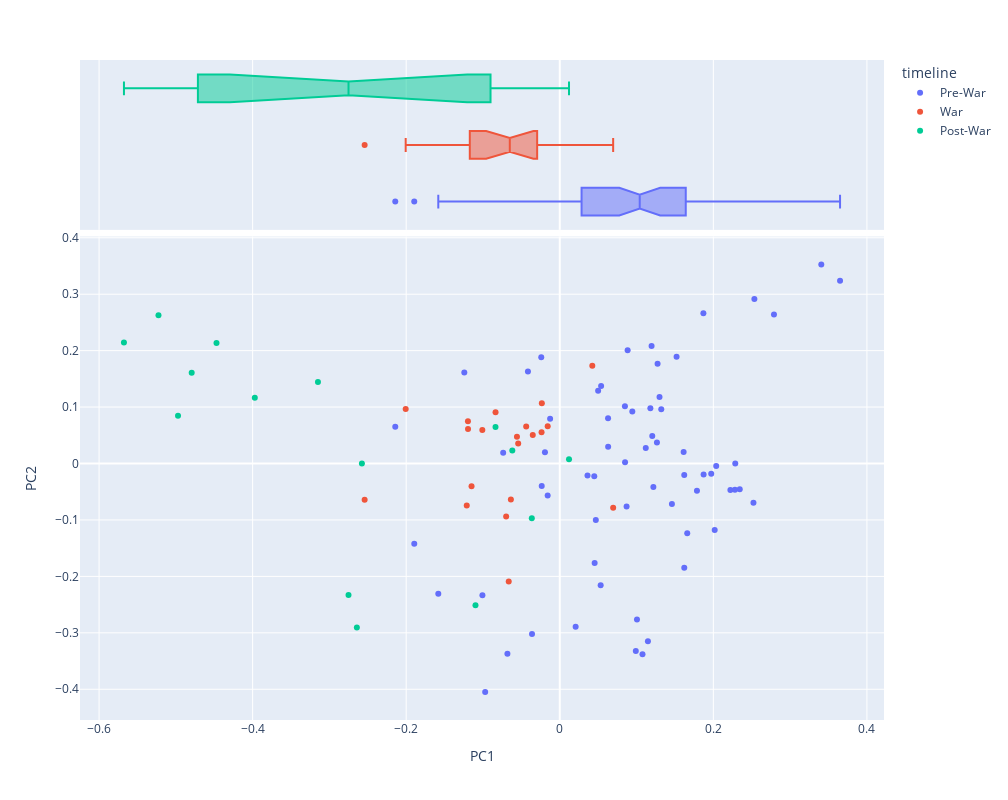

Notebook code cell kept with this figure:
### Code cell
fig12pcs = vis_pcs(DCM, 1, 2, "timeline")
fig12pcs.show()

### Figure 1 — Plotly figure (JSON) as saved in the notebook; plotly's stock layout.template omitted (floating-point values rounded to 4 significant figures)
{"data": [{"hovertemplate": "<b>%{hovertext}</b><br><br>timeline=Pre-War<br>PC1=%{x}<br>PC2=%{y}<extra></extra>", "hovertext": ["Anukramanika Parva", "Sangraha Parva", "Paushya Parva", "Pauloma Parva", "Astika Parva", "Adivansavatarana Parva", "Sambhava Parva", "Jatugriha Parva", "Hidimva-vadha Parva", "Vaka-vadha Parva", "Chaitraratha Parva", "Swayamvara Parva", "Vaivahika Parva", "Viduragamana Parva", "Rajya-labha Parva", "Arjuna-vanavasa Parva", "Subhadra-harana Parva", "Haranaharana Parva", "Khandava-daha Parva", "Sabhakriya Parva", "Lokapala Sabhakhayana Parva", "Rajasuyarambha Parva", "Jarasandhta-badha Parva", "Digvijaya Parva", "Rajasuyika Parva", "Arghyaharana Parva", "Sisupala-badha Parva", "Dyuta Parva", "Anudyuta Parva", "Aranyaka Parva", "Kirmirabadha Parva", "Arjunabhigamana Parva", "Kairata Parva", "Indralokagamana Parva", "Nalopakhyana Parva", "Tirtha-yatra Parva", "Yaksha-yudha Parva", "Nivata-kavacha-yudha Parva", "Ajagara Parva", "Markandeya-Samasya Parva", "Draupadi-Satyabhama Samvada Parva", "Ghosha-yatra Parva", "Mriga Sapnovbhava Parva", "Vrihi Drounika Parva", "Draupadi-harana Parva", "Jayadhratha Vimokshana Parva", "Rama Upakhyana Parva", "Pativrata-mahatmya Parva", "Kundalaharana Parva", "Aranya Parva", "Pandava-Pravesa Parva", "Samayapalana Parva", "Kichaka-badha Parva", "Go-harana Parva", "Sainyodyoga Parva", "Sanjaya-yana Parva", "Prajagara Parva", "Sanat-sujata Parva", "Yanasandhi Parva", "Bhagwat Yana Parva", "Sainya-niryana Parva", "Ulukabhigamana Parva", "Rathatiratha-sankhyana Parva", "Ambopakkyana Parva"], "legendgroup": "Pre-War", "marker": {"color": "#636efa", "symbol": "circle"}, "mode": "markers", "name": "Pre-War", "orientation": "v", "showlegend": true, "type": "scatter", "x": [-0.03613, 0.03611, 0.06289, 0.187, -0.04146, -0.0193, -0.0737, 0.1005, 0.3406, 0.279, 0.1521, 0.2222, 0.1219, 0.1148, 0.05385, 0.1265, 0.2286, 0.2037, 0.08484, 0.1972, -0.01576, 0.2344, 0.2523, 0.1787, 0.1621, 0.166, 0.2018, 0.09901, 0.1077, -0.1008, 0.365, -0.02351, 0.1196, 0.08702, 0.112, -0.02412, 0.1274, 0.08839, 0.04995, -0.1243, 0.1621, 0.05325, 0.06301, -0.01257, 0.118, 0.1613, 0.2535, 0.1322, 0.1299, 0.1205, 0.146, 0.2281, 0.1873, 0.08503, 0.04495, -0.09715, -0.1895, -0.2142, -0.06819, -0.1582, 0.04543, 0.02068, 0.04694, 0.09446], "xaxis": "x", "y": [-0.302, -0.0212, 0.08027, 0.2663, 0.1632, 0.01996, 0.01905, -0.2763, 0.3528, 0.2642, 0.1892, -0.04679, -0.04179, -0.3147, 0.1372, 0.03706, -7.419e-05, -0.004452, 0.1016, -0.01821, -0.0567, -0.04574, -0.06947, -0.0481, -0.1845, -0.1236, -0.1178, -0.3322, -0.338, -0.2334, 0.3238, -0.04006, 0.2081, -0.07636, 0.0274, 0.1882, 0.1767, 0.2008, 0.1288, 0.1614, -0.02024, -0.2156, 0.02971, 0.0795, 0.09803, 0.02029, 0.2913, 0.09615, 0.118, 0.04872, -0.07182, -0.0466, -0.0196, 0.002051, -0.02273, -0.405, -0.1423, 0.06509, -0.337, -0.2308, -0.1764, -0.2894, -0.1002, 0.0922], "yaxis": "y"}, {"alignmentgroup": "True", "hovertemplate": "<b>%{hovertext}</b><br><br>timeline=Pre-War<br>PC1=%{x}<extra></extra>", "hovertext": ["Anukramanika Parva", "Sangraha Parva", "Paushya Parva", "Pauloma Parva", "Astika Parva", "Adivansavatarana Parva", "Sambhava Parva", "Jatugriha Parva", "Hidimva-vadha Parva", "Vaka-vadha Parva", "Chaitraratha Parva", "Swayamvara Parva", "Vaivahika Parva", "Viduragamana Parva", "Rajya-labha Parva", "Arjuna-vanavasa Parva", "Subhadra-harana Parva", "Haranaharana Parva", "Khandava-daha Parva", "Sabhakriya Parva", "Lokapala Sabhakhayana Parva", "Rajasuyarambha Parva", "Jarasandhta-badha Parva", "Digvijaya Parva", "Rajasuyika Parva", "Arghyaharana Parva", "Sisupala-badha Parva", "Dyuta Parva", "Anudyuta Parva", "Aranyaka Parva", "Kirmirabadha Parva", "Arjunabhigamana Parva", "Kairata Parva", "Indralokagamana Parva", "Nalopakhyana Parva", "Tirtha-yatra Parva", "Yaksha-yudha Parva", "Nivata-kavacha-yudha Parva", "Ajagara Parva", "Markandeya-Samasya Parva", "Draupadi-Satyabhama Samvada Parva", "Ghosha-yatra Parva", "Mriga Sapnovbhava Parva", "Vrihi Drounika Parva", "Draupadi-harana Parva", "Jayadhratha Vimokshana Parva", "Rama Upakhyana Parva", "Pativrata-mahatmya Parva", "Kundalaharana Parva", "Aranya Parva", "Pandava-Pravesa Parva", "Samayapalana Parva", "Kichaka-badha Parva", "Go-harana Parva", "Sainyodyoga Parva", "Sanjaya-yana Parva", "Prajagara Parva", "Sanat-sujata Parva", "Yanasandhi Parva", "Bhagwat Yana Parva", "Sainya-niryana Parva", "Ulukabhigamana Parva", "Rathatiratha-sankhyana Parva", "Ambopakkyana Parva"], "legendgroup": "Pre-War", "marker": {"color": "#636efa", "symbol": "circle"}, "name": "Pre-War", "notched": true, "offsetgroup": "Pre-War", "showlegend": false, "type": "box", "x": [-0.03613, 0.03611, 0.06289, 0.187, -0.04146, -0.0193, -0.0737, 0.1005, 0.3406, 0.279, 0.1521, 0.2222, 0.1219, 0.1148, 0.05385, 0.1265, 0.2286, 0.2037, 0.08484, 0.1972, -0.01576, 0.2344, 0.2523, 0.1787, 0.1621, 0.166, 0.2018, 0.09901, 0.1077, -0.1008, 0.365, -0.02351, 0.1196, 0.08702, 0.112, -0.02412, 0.1274, 0.08839, 0.04995, -0.1243, 0.1621, 0.05325, 0.06301, -0.01257, 0.118, 0.1613, 0.2535, 0.1322, 0.1299, 0.1205, 0.146, 0.2281, 0.1873, 0.08503, 0.04495, -0.09715, -0.1895, -0.2142, -0.06819, -0.1582, 0.04543, 0.02068, 0.04694, 0.09446], "xaxis": "x2", "yaxis": "y2"}, {"hovertemplate": "<b>%{hovertext}</b><br><br>timeline=War<br>PC1=%{x}<br>PC2=%{y}<extra></extra>", "hovertext": ["Jamvu-khanda Nirmana Parva", "Bhumi Parva", "Bhagavat-Gita Parva", "Bhishma-vadha Parva", "Dronabhisheka Parva", "Samsaptakabadha Parva", "Abhimanyu-badha Parva", "Pratijna Parva", "Jayadratha-Vadha Parva", "Narayanastra-mokshana Parva", "Ghatotkacha-badha Parva", "Drona-vadha Parva", "Karna Parva", "Karna-vadha Parva", "Shalya-vadha Parva", "Shalya Parva", "Hrada-pravesa Parva", "Gada-yuddha Parva", "Sauptika Parva", "Aishika Parva"], "legendgroup": "War", "marker": {"color": "#EF553B", "symbol": "circle"}, "mode": "markers", "name": "War", "orientation": "v", "showlegend": true, "type": "scatter", "x": [-0.1212, 0.06953, -0.2541, -0.02372, -0.06368, -0.01572, -0.1009, -0.06983, -0.05415, -0.04375, 0.04237, -0.1195, -0.1196, -0.08365, -0.05575, -0.03516, -0.06649, -0.2007, -0.1149, -0.02336], "xaxis": "x", "y": [-0.07451, -0.07824, -0.06404, 0.05561, -0.06393, 0.06608, 0.05955, -0.09389, 0.03562, 0.06537, 0.1732, 0.06119, 0.07474, 0.09094, 0.0475, 0.05072, -0.2089, 0.09674, -0.0405, 0.1069], "yaxis": "y"}, {"alignmentgroup": "True", "hovertemplate": "<b>%{hovertext}</b><br><br>timeline=War<br>PC1=%{x}<extra></extra>", "hovertext": ["Jamvu-khanda Nirmana Parva", "Bhumi Parva", "Bhagavat-Gita Parva", "Bhishma-vadha Parva", "Dronabhisheka Parva", "Samsaptakabadha Parva", "Abhimanyu-badha Parva", "Pratijna Parva", "Jayadratha-Vadha Parva", "Narayanastra-mokshana Parva", "Ghatotkacha-badha Parva", "Drona-vadha Parva", "Karna Parva", "Karna-vadha Parva", "Shalya-vadha Parva", "Shalya Parva", "Hrada-pravesa Parva", "Gada-yuddha Parva", "Sauptika Parva", "Aishika Parva"], "legendgroup": "War", "marker": {"color": "#EF553B", "symbol": "circle"}, "name": "War", "notched": true, "offsetgroup": "War", "showlegend": false, "type": "box", "x": [-0.1212, 0.06953, -0.2541, -0.02372, -0.06368, -0.01572, -0.1009, -0.06983, -0.05415, -0.04375, 0.04237, -0.1195, -0.1196, -0.08365, -0.05575, -0.03516, -0.06649, -0.2007, -0.1149, -0.02336], "xaxis": "x2", "yaxis": "y2"}, {"hovertemplate": "<b>%{hovertext}</b><br><br>timeline=Post-War<br>PC1=%{x}<br>PC2=%{y}<extra></extra>", "hovertext": ["Jalapradanika Parva", "Stri-vilapa Parva", "Rajadharmanusasana Parva", "Apaddharmanusasana Parva", "Mokshadharma Parva", "Dana-dharma Parva", "Bhishma-svargarohana Parva", "Aswamedhika Parva", "Anugita Parva", "Asramavasa Parva", "Putradarsana Parva", "Naradagamana Parva", "Mausala Parva", "Mahaprasthanika Parva", "Svargarohanika Parva"], "legendgroup": "Post-War", "marker": {"color": "#00cc96", "symbol": "circle"}, "mode": "markers", "name": "Post-War", "orientation": "v", "showlegend": true, "type": "scatter", "x": [-0.2751, -0.03645, -0.4972, -0.3972, -0.5676, -0.5226, -0.4471, -0.06183, -0.4794, -0.2643, -0.2577, -0.1098, 0.01203, -0.08366, -0.3149], "xaxis": "x", "y": [-0.2329, -0.09694, 0.08478, 0.1167, 0.2144, 0.2625, 0.2137, 0.02321, 0.1608, -0.2904, 0.0001215, -0.2509, 0.007567, 0.0648, 0.1445], "yaxis": "y"}, {"alignmentgroup": "True", "hovertemplate": "<b>%{hovertext}</b><br><br>timeline=Post-War<br>PC1=%{x}<extra></extra>", "hovertext": ["Jalapradanika Parva", "Stri-vilapa Parva", "Rajadharmanusasana Parva", "Apaddharmanusasana Parva", "Mokshadharma Parva", "Dana-dharma Parva", "Bhishma-svargarohana Parva", "Aswamedhika Parva", "Anugita Parva", "Asramavasa Parva", "Putradarsana Parva", "Naradagamana Parva", "Mausala Parva", "Mahaprasthanika Parva", "Svargarohanika Parva"], "legendgroup": "Post-War", "marker": {"color": "#00cc96", "symbol": "circle"}, "name": "Post-War", "notched": true, "offsetgroup": "Post-War", "showlegend": false, "type": "box", "x": [-0.2751, -0.03645, -0.4972, -0.3972, -0.5676, -0.5226, -0.4471, -0.06183, -0.4794, -0.2643, -0.2577, -0.1098, 0.01203, -0.08366, -0.3149], "xaxis": "x2", "yaxis": "y2"}], "layout": {"height": 800, "legend": {"title": {"text": "timeline"}, "tracegroupgap": 0}, "margin": {"t": 60}, "width": 1008, "xaxis": {"anchor": "y", "domain": [0, 1], "title": {"text": "PC1"}}, "xaxis2": {"anchor": "y2", "domain": [0, 1], "matches": "x", "showgrid": true, "showticklabels": false}, "yaxis": {"anchor": "x", "domain": [0, 0.7326], "title": {"text": "PC2"}}, "yaxis2": {"anchor": "x2", "domain": [0.7426, 1], "matches": "y2", "showgrid": false, "showline": false, "showticklabels": false, "ticks": ""}}}
